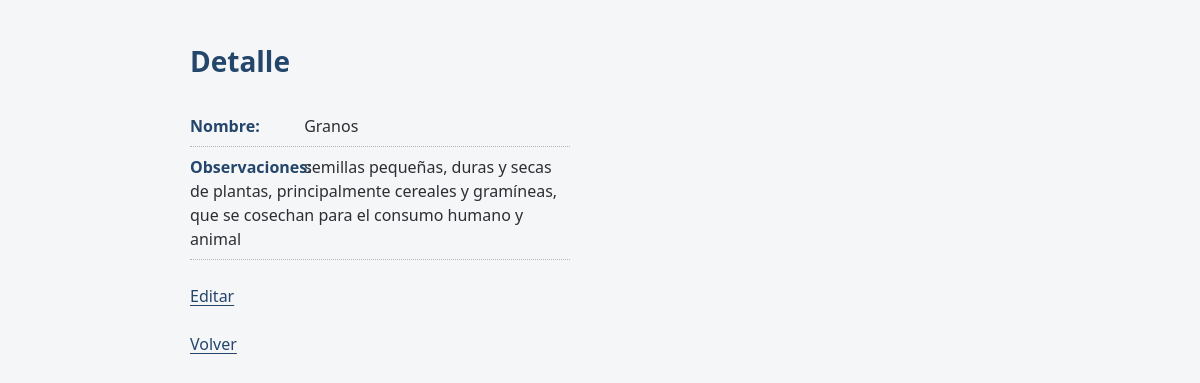
The page /categorias/detalle_categorias/1/ on the database its author committed.
### categorias/models.py (models this page shows, shortened)
class Categoria(models.Model):
    nombre = models.CharField(max_length=100)
    observaciones = models.CharField(max_length=200)

### categorias/views.py (the view)
# urls.py: path("detalle_categorias/<int:id>/", views.detalle_categorias),
def detalle_categorias(request, id):
    categoria = Categoria.objects.get(id=id)
    return render(
        request,
        "categorias/detalles.html",
        {"categoria": categoria}
    )

### categorias/templates/categorias/detalles.html (shortened to what this page needs)
<!DOCTYPE html>
<html lang="es">
<head>
</head>
<body>
    <h1>Detalle</h1>
    <p>
        <strong>Nombre:</strong>
        {{ categoria.nombre }}
    </p>
    <p>
    <strong>Observaciones:</strong>
    {{ categoria.observaciones }}
    </p>
    <br>
    <a href="/categorias/editar_categorias/{{ categoria.id }}/">
    Editar
    </a>
    <br><br>
    <a href="/categorias/lista_categorias/">
    Volver
    </a>
</body>
</html>

### rows shown on the page
Categoria: nombre "Granos", observaciones "semillas pequeñas, duras y secas de plantas, principalmente cereales y gramíneas, que se cosechan para el consumo humano y animal"
